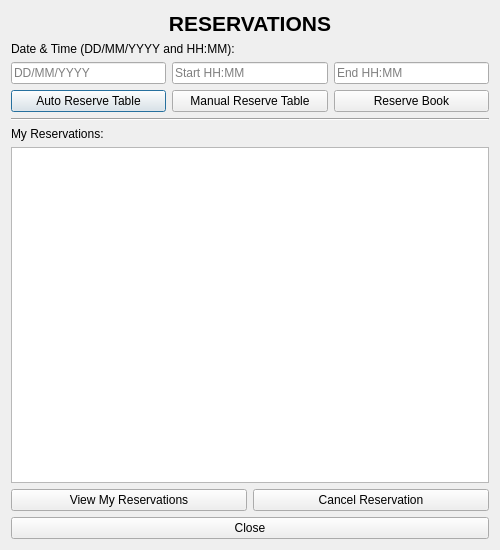
<?xml version="1.0" encoding="UTF-8"?>
<ui version="4.0">
 <class>ReservationDialog</class>
 <widget class="QDialog" name="ReservationDialog">
  <property name="geometry">
   <rect>
    <x>0</x>
    <y>0</y>
    <width>500</width>
    <height>550</height>
   </rect>
  </property>
  <property name="windowTitle">
   <string>Reservations</string>
  </property>
  <layout class="QVBoxLayout" name="verticalLayout">
   <item>
    <widget class="QLabel" name="lblTitle">
     <property name="font">
      <font>
       <pointsize>16</pointsize>
       <bold>true</bold>
      </font>
     </property>
     <property name="text">
      <string>RESERVATIONS</string>
     </property>
     <property name="alignment">
      <set>Qt::AlignCenter</set>
     </property>
    </widget>
   </item>
   <item>
    <widget class="QLabel" name="lblDateTime">
     <property name="text">
      <string>Date &amp; Time (DD/MM/YYYY and HH:MM):</string>
     </property>
    </widget>
   </item>
   <item>
    <layout class="QHBoxLayout" name="dateLayout">
     <item>
      <widget class="QLineEdit" name="txtDate">
       <property name="placeholderText">
        <string>DD/MM/YYYY</string>
       </property>
      </widget>
     </item>
     <item>
      <widget class="QLineEdit" name="txtStartTime">
       <property name="placeholderText">
        <string>Start HH:MM</string>
       </property>
      </widget>
     </item>
     <item>
      <widget class="QLineEdit" name="txtEndTime">
       <property name="placeholderText">
        <string>End HH:MM</string>
       </property>
      </widget>
     </item>
    </layout>
   </item>
   <item>
    <layout class="QHBoxLayout" name="btnLayout1">
     <item>
      <widget class="QPushButton" name="btnAutoTable">
       <property name="text">
        <string>Auto Reserve Table</string>
       </property>
      </widget>
     </item>
     <item>
      <widget class="QPushButton" name="btnManualTable">
       <property name="text">
        <string>Manual Reserve Table</string>
       </property>
      </widget>
     </item>
     <item>
      <widget class="QPushButton" name="btnReserveBook">
       <property name="text">
        <string>Reserve Book</string>
       </property>
      </widget>
     </item>
    </layout>
   </item>
   <item>
    <widget class="Line" name="line">
     <property name="orientation">
      <enum>Qt::Horizontal</enum>
     </property>
    </widget>
   </item>
   <item>
    <widget class="QLabel" name="lblMyRes">
     <property name="text">
      <string>My Reservations:</string>
     </property>
    </widget>
   </item>
   <item>
    <widget class="QListWidget" name="lstReservations"/>
   </item>
   <item>
    <layout class="QHBoxLayout" name="btnLayout2">
     <item>
      <widget class="QPushButton" name="btnViewMyReservations">
       <property name="text">
        <string>View My Reservations</string>
       </property>
      </widget>
     </item>
     <item>
      <widget class="QPushButton" name="btnCancelReservation">
       <property name="text">
        <string>Cancel Reservation</string>
       </property>
      </widget>
     </item>
    </layout>
   </item>
   <item>
    <widget class="QPushButton" name="btnClose">
     <property name="text">
      <string>Close</string>
     </property>
    </widget>
   </item>
  </layout>
 </widget>
 <resources/>
 <connections/>
</ui>
